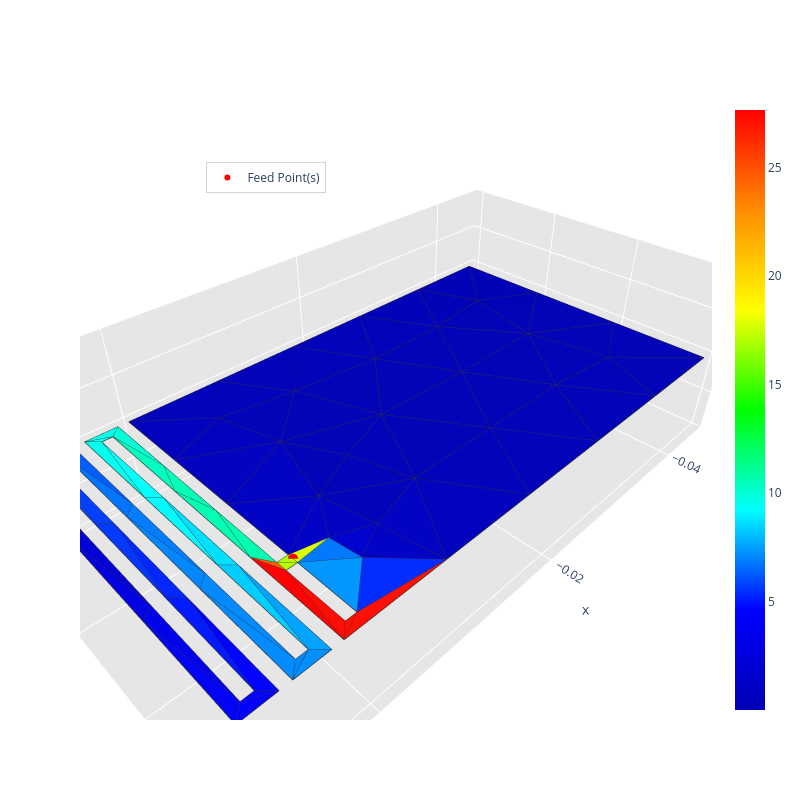
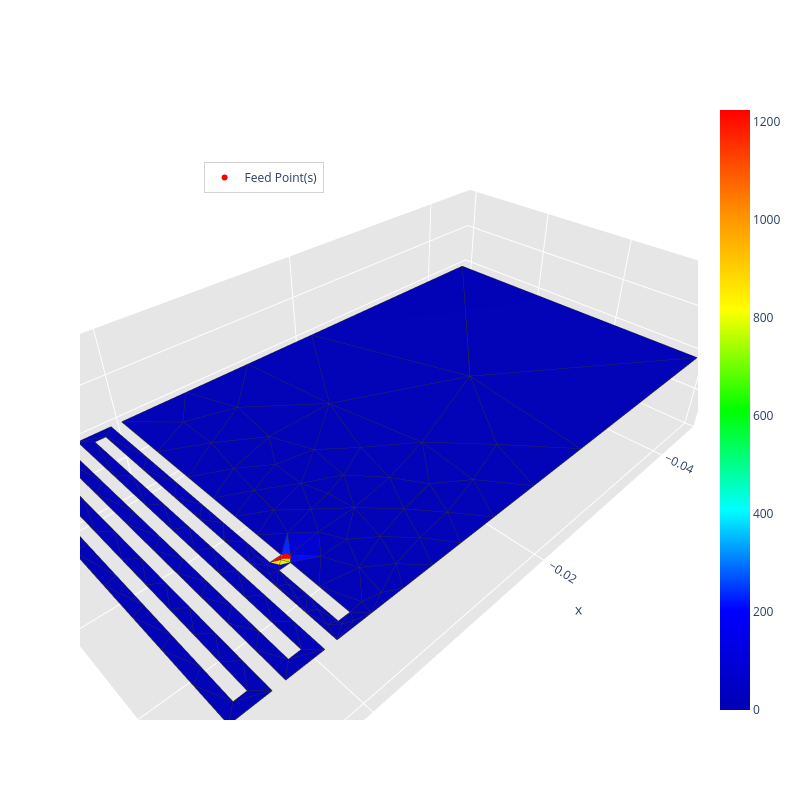
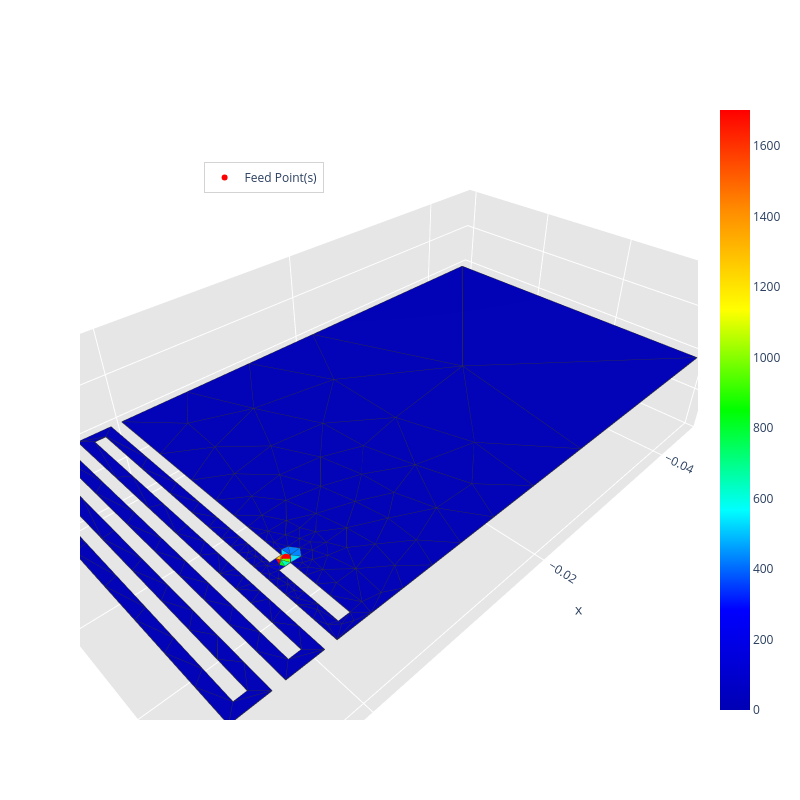
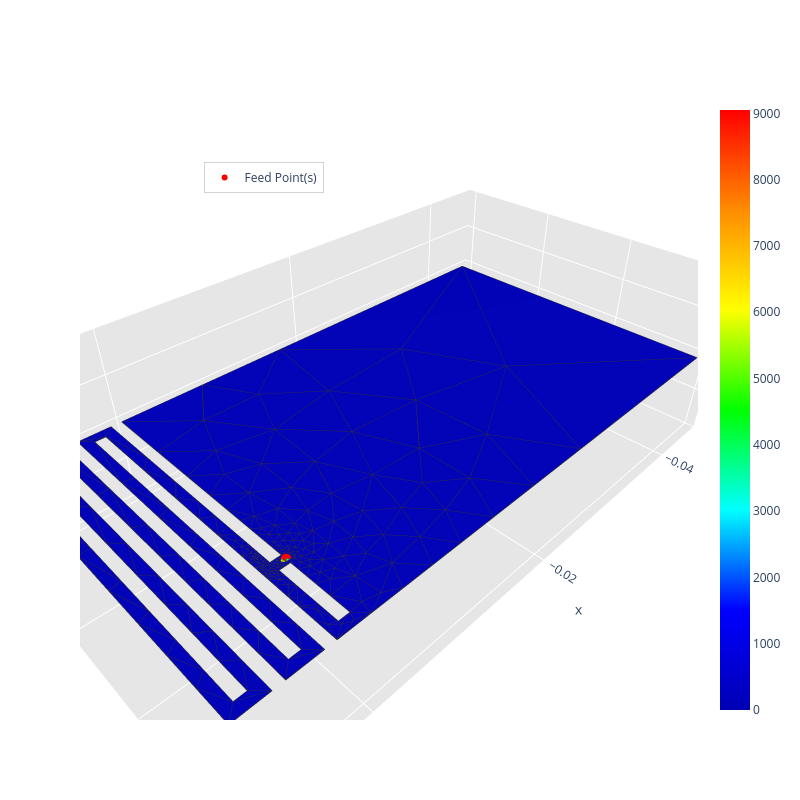

The notebook cell these images were saved under, in order:
### Code cell
run_radiation_refinement(config, sizes, grid_points, radius_vicinity, path, frequency, feed_point)

### Figure 1 — Plotly figure (JSON) as saved in the notebook; plotly's stock layout.template omitted (floating-point values rounded to 4 significant figures; data arrays with more than 128 entries replaced by an {"elided": "..."} marker saying what was removed)
{"data": [{"facecolor": ["rgb(0, 0, 189)", "rgb(0, 0, 181)", "rgb(0, 0, 191)", "rgb(0, 0, 181)", "rgb(0, 0, 194)", "rgb(0, 0, 186)", "rgb(0, 0, 183)", "rgb(0, 0, 181)", "rgb(0, 0, 193)", "rgb(0, 0, 181)", "rgb(0, 0, 181)", "rgb(0, 0, 181)", "rgb(0, 0, 184)", "rgb(0, 0, 182)", "rgb(0, 0, 183)", "rgb(0, 0, 182)", "rgb(0, 0, 182)", "rgb(0, 0, 182)", "rgb(0, 0, 181)", "rgb(0, 0, 185)", "rgb(0, 0, 181)", "rgb(0, 0, 188)", "rgb(0, 0, 183)", "rgb(0, 0, 180)", "rgb(0, 0, 181)", "rgb(0, 0, 183)", "rgb(0, 0, 185)", "rgb(0, 0, 181)", "rgb(0, 0, 180)", "rgb(0, 0, 180)", "rgb(0, 0, 181)", "rgb(0, 0, 181)", "rgb(0, 0, 181)", "rgb(0, 0, 196)", "rgb(0, 0, 181)", "rgb(0, 0, 187)", "rgb(0, 0, 183)", "rgb(0, 0, 182)", "rgb(0, 0, 195)", "rgb(0, 0, 182)", "rgb(0, 0, 180)", "rgb(0, 0, 180)", "rgb(0, 0, 182)", "rgb(0, 0, 190)", "rgb(0, 0, 180)", "rgb(0, 0, 181)", "rgb(0, 0, 180)", "rgb(0, 118, 255)", "rgb(0, 0, 204)", "rgb(255, 10, 0)", "rgb(217, 255, 0)", "rgb(0, 255, 230)", "rgb(0, 141, 255)", "rgb(0, 134, 255)", "rgb(0, 255, 237)", "rgb(0, 67, 255)", "rgb(0, 75, 255)", "rgb(0, 0, 251)", "rgb(0, 0, 248)", "rgb(180, 255, 0)", "rgb(175, 255, 0)", "rgb(0, 148, 255)", "rgb(255, 89, 0)", "rgb(255, 9, 0)", "rgb(255, 0, 0)", "rgb(0, 255, 174)", "rgb(255, 13, 0)", "rgb(0, 255, 213)", "rgb(0, 255, 189)", "rgb(0, 255, 236)", "rgb(0, 255, 249)", "rgb(0, 161, 255)", "rgb(0, 137, 255)", "rgb(0, 91, 255)", "rgb(0, 113, 255)", "rgb(0, 69, 255)", "rgb(0, 60, 255)", "rgb(0, 0, 254)", "rgb(0, 0, 242)", "rgb(0, 0, 203)", "rgb(0, 0, 230)", "rgb(0, 24, 255)", "rgb(0, 135, 255)", "rgb(0, 201, 255)", "rgb(0, 53, 255)", "rgb(0, 36, 255)", "rgb(0, 0, 210)", "rgb(0, 0, 223)", "rgb(0, 220, 255)", "rgb(0, 248, 255)", "rgb(0, 132, 255)", "rgb(0, 122, 255)", "rgb(0, 255, 176)", "rgb(0, 255, 181)", "rgb(0, 0, 185)", "rgb(0, 42, 255)"], "i": [55, 70, 54, 62, 54, 59, 57, 61, 59, 67, 66, 64, 72, 57, 58, 30, 31, 30, 68, 64, 65, 55, 29, 33, 66, 64, 28, 67, 4, 32, 67, 56, 6, 60, 66, 5, 61, 60, 63, 64, 68, 70, 62, 60, 70, 31, 33, 0, 69, 26, 3, 24, 11, 22, 9, 12, 21, 19, 18, 0, 2, 0, 1, 26, 7, 34, 7, 8, 52, 9, 51, 23, 22, 12, 48, 13, 47, 19, 18, 43, 42, 41, 38, 37, 40, 46, 43, 45, 50, 36, 49, 39, 53, 35, 16, 27], "j": [67, 71, 67, 71, 60, 64, 65, 71, 73, 76, 71, 66, 76, 62, 65, 61, 68, 68, 71, 65, 71, 76, 72, 70, 72, 73, 76, 72, 74, 75, 77, 74, 75, 69, 77, 76, 72, 77, 73, 77, 75, 74, 74, 73, 75, 75, 74, 69, 73, 27, 69, 25, 23, 23, 24, 13, 12, 14, 14, 1, 3, 63, 34, 7, 34, 53, 27, 25, 35, 51, 9, 37, 11, 21, 39, 47, 13, 41, 15, 16, 45, 19, 49, 23, 46, 40, 44, 42, 36, 50, 38, 48, 34, 52, 17, 63], "k": [54, 68, 60, 70, 3, 58, 62, 66, 64, 72, 65, 65, 28, 56, 57, 29, 30, 61, 61, 58, 62, 67, 28, 32, 61, 60, 5, 66, 33, 6, 60, 4, 31, 3, 67, 55, 29, 64, 59, 66, 70, 62, 56, 69, 32, 68, 70, 63, 63, 7, 0, 8, 10, 11, 8, 20, 20, 18, 15, 2, 0, 27, 2, 1, 1, 2, 59, 52, 8, 24, 36, 10, 38, 48, 12, 20, 40, 14, 42, 44, 18, 46, 22, 50, 47, 41, 45, 43, 37, 51, 39, 49, 35, 53, 44, 59], "name": "", "type": "mesh3d", "x": [0.0, 0.001, 0.001, 0.0, -0.045, 0.0, -0.045, 0.002, 0.002, 0.003, 0.003, 0.006, 0.006, 0.007, 0.007, 0.01, 0.01, 0.009, 0.009, 0.008, 0.008, 0.005, 0.005, 0.004, 0.004, 0.001, 0.001, 0.0, -0.009, -0.018, -0.027, -0.036, -0.045, -0.045, 0.002, 0.002, 0.003, 0.003, 0.006, 0.006, 0.007, 0.007, 0.01, 0.01, 0.009, 0.009, 0.008, 0.008, 0.005, 0.005, 0.004, 0.004, 0.001, 0.001, 0.0, 0.0, -0.0356, -0.0262, -0.0168, -0.0074, -0.005413, -0.02212, -0.03076, -0.003448, -0.01202, -0.02131, -0.01611, -0.007505, -0.0312, -0.00306, -0.03671, -0.02634, -0.01309, -0.006469, -0.03849, -0.03873, -0.005788, -0.01024], "y": [0.023, 0.023, 0.022, 0.022, 0.03, 0.0, 0.0, 0.03, 0.001, 0.001, 0.03, 0.03, 0.001, 0.001, 0.03, 0.03, 4.337e-19, 4.337e-19, 0.029, 0.029, 4.337e-19, 4.337e-19, 0.029, 0.029, 4.337e-19, 4.337e-19, 0.029, 0.029, 0.0, 0.0, 0.0, 0.0, 0.01, 0.02, 0.02033, 0.01067, 0.01067, 0.02033, 0.02033, 0.01067, 0.01067, 0.02033, 0.02, 0.01, 0.009667, 0.01933, 0.01933, 0.009667, 0.009667, 0.01933, 0.01933, 0.009667, 0.007333, 0.01467, 0.01467, 0.007333, 0.03, 0.03, 0.03, 0.03, 0.01882, 0.007464, 0.02262, 0.0258, 0.02256, 0.02255, 0.01457, 0.01147, 0.007415, 0.02271, 0.01499, 0.015, 0.006391, 0.02413, 0.02337, 0.006555, 0.005001, 0.01671], "z": [0.0, 0.0, 0.0, 0.0, 0.0, 0.0, 0.0, 0.0, 0.0, 0.0, 0.0, 0.0, 0.0, 0.0, 0.0, 0.0, 0.0, 0.0, 0.0, 0.0, 0.0, 0.0, 0.0, 0.0, 0.0, 0.0, 0.0, 0.0, 0.0, 0.0, 0.0, 0.0, 0.0, 0.0, 0.0, 0.0, 0.0, 0.0, 0.0, 0.0, 0.0, 0.0, 0.0, 0.0, 0.0, 0.0, 0.0, 0.0, 0.0, 0.0, 0.0, 0.0, 0.0, 0.0, 0.0, 0.0, 0.0, 0.0, 0.0, 0.0, 0.0, 0.0, 0.0, 0.0, 0.0, 0.0, 0.0, 0.0, 0.0, 0.0, 0.0, 0.0, 0.0, 0.0, 0.0, 0.0, 0.0, 0.0]}, {"line": {"color": "rgb(50, 50, 50)", "width": 1.5}, "mode": "lines", "showlegend": false, "type": "scatter3d", "x": {"elided": "480 float values"}, "y": {"elided": "480 float values"}, "z": {"elided": "480 int values"}}, {"hoverinfo": "none", "marker": {"color": [0.01571, 27.65], "colorscale": [[0, "rgb(0, 0, 180)"], [0.1667, "rgb(0, 0, 255)"], [0.3333, "rgb(0, 255, 255)"], [0.5, "rgb(0, 255, 0)"], [0.6667, "rgb(255, 255, 0)"], [0.8333, "rgb(255, 140, 0)"], [1, "rgb(255, 0, 0)"]], "showscale": true, "size": 0.1}, "mode": "markers", "showlegend": false, "type": "scatter3d", "x": [0.0], "y": [0.023], "z": [0.0]}, {"marker": {"color": "red", "size": 6, "symbol": "circle"}, "mode": "markers+text", "name": "Feed Point(s)", "type": "scatter3d", "x": [0.0], "y": [0.0225], "z": [0.0]}], "layout": {"height": 800, "legend": {"bgcolor": "rgba(255,255,255,0.7)", "bordercolor": "lightgray", "borderwidth": 1, "x": 0.2, "xanchor": "left", "y": 0.9, "yanchor": "top"}, "scene": {"aspectratio": {"x": 1, "y": 0.5455, "z": 0.3}, "camera": {"eye": {"x": 0.65, "y": 0.65, "z": 0.65}}, "xaxis": {"backgroundcolor": "rgb(230, 230, 230)", "gridcolor": "rgb(255, 255, 255)", "showbackground": true, "zerolinecolor": "rgb(255, 255, 255)"}, "yaxis": {"backgroundcolor": "rgb(230, 230, 230)", "gridcolor": "rgb(255, 255, 255)", "showbackground": true, "zerolinecolor": "rgb(255, 255, 255)"}, "zaxis": {"backgroundcolor": "rgb(230, 230, 230)", "gridcolor": "rgb(255, 255, 255)", "showbackground": true, "zerolinecolor": "rgb(255, 255, 255)"}}, "title": {"text": ""}, "width": 800}}

### Figure 2 — Plotly figure (JSON) as saved in the notebook; plotly's stock layout.template omitted (floating-point values rounded to 4 significant figures; data arrays with more than 128 entries replaced by an {"elided": "..."} marker saying what was removed)
{"data": [{"facecolor": {"elided": "203 str values"}, "i": {"elided": "203 int values"}, "j": {"elided": "203 int values"}, "k": {"elided": "203 int values"}, "name": "", "type": "mesh3d", "x": {"elided": "157 float values"}, "y": {"elided": "157 float values"}, "z": {"elided": "157 float values"}}, {"line": {"color": "rgb(50, 50, 50)", "width": 1.5}, "mode": "lines", "showlegend": false, "type": "scatter3d", "x": {"elided": "1015 float values"}, "y": {"elided": "1015 float values"}, "z": {"elided": "1015 int values"}}, {"hoverinfo": "none", "marker": {"color": [0.005242, 1224.0], "colorscale": [[0, "rgb(0, 0, 180)"], [0.1667, "rgb(0, 0, 255)"], [0.3333, "rgb(0, 255, 255)"], [0.5, "rgb(0, 255, 0)"], [0.6667, "rgb(255, 255, 0)"], [0.8333, "rgb(255, 140, 0)"], [1, "rgb(255, 0, 0)"]], "showscale": true, "size": 0.1}, "mode": "markers", "showlegend": false, "type": "scatter3d", "x": [0.002], "y": [0.03], "z": [0.0]}, {"marker": {"color": "red", "size": 6, "symbol": "circle"}, "mode": "markers+text", "name": "Feed Point(s)", "type": "scatter3d", "x": [0.0], "y": [0.0225], "z": [0.0]}], "layout": {"height": 800, "legend": {"bgcolor": "rgba(255,255,255,0.7)", "bordercolor": "lightgray", "borderwidth": 1, "x": 0.2, "xanchor": "left", "y": 0.9, "yanchor": "top"}, "scene": {"aspectratio": {"x": 1, "y": 0.5455, "z": 0.3}, "camera": {"eye": {"x": 0.65, "y": 0.65, "z": 0.65}}, "xaxis": {"backgroundcolor": "rgb(230, 230, 230)", "gridcolor": "rgb(255, 255, 255)", "showbackground": true, "zerolinecolor": "rgb(255, 255, 255)"}, "yaxis": {"backgroundcolor": "rgb(230, 230, 230)", "gridcolor": "rgb(255, 255, 255)", "showbackground": true, "zerolinecolor": "rgb(255, 255, 255)"}, "zaxis": {"backgroundcolor": "rgb(230, 230, 230)", "gridcolor": "rgb(255, 255, 255)", "showbackground": true, "zerolinecolor": "rgb(255, 255, 255)"}}, "title": {"text": ""}, "width": 800}}

### Figure 3 — Plotly figure (JSON) as saved in the notebook; plotly's stock layout.template omitted (floating-point values rounded to 4 significant figures; data arrays with more than 128 entries replaced by an {"elided": "..."} marker saying what was removed)
{"data": [{"facecolor": {"elided": "278 str values"}, "i": {"elided": "278 int values"}, "j": {"elided": "278 int values"}, "k": {"elided": "278 int values"}, "name": "", "type": "mesh3d", "x": {"elided": "209 float values"}, "y": {"elided": "209 float values"}, "z": {"elided": "209 float values"}}, {"line": {"color": "rgb(50, 50, 50)", "width": 1.5}, "mode": "lines", "showlegend": false, "type": "scatter3d", "x": {"elided": "1390 float values"}, "y": {"elided": "1390 float values"}, "z": {"elided": "1390 int values"}}, {"hoverinfo": "none", "marker": {"color": [0.003834, 1703.0], "colorscale": [[0, "rgb(0, 0, 180)"], [0.1667, "rgb(0, 0, 255)"], [0.3333, "rgb(0, 255, 255)"], [0.5, "rgb(0, 255, 0)"], [0.6667, "rgb(255, 255, 0)"], [0.8333, "rgb(255, 140, 0)"], [1, "rgb(255, 0, 0)"]], "showscale": true, "size": 0.1}, "mode": "markers", "showlegend": false, "type": "scatter3d", "x": [0.002], "y": [0.03], "z": [0.0]}, {"marker": {"color": "red", "size": 6, "symbol": "circle"}, "mode": "markers+text", "name": "Feed Point(s)", "type": "scatter3d", "x": [0.0], "y": [0.0225], "z": [0.0]}], "layout": {"height": 800, "legend": {"bgcolor": "rgba(255,255,255,0.7)", "bordercolor": "lightgray", "borderwidth": 1, "x": 0.2, "xanchor": "left", "y": 0.9, "yanchor": "top"}, "scene": {"aspectratio": {"x": 1, "y": 0.5455, "z": 0.3}, "camera": {"eye": {"x": 0.65, "y": 0.65, "z": 0.65}}, "xaxis": {"backgroundcolor": "rgb(230, 230, 230)", "gridcolor": "rgb(255, 255, 255)", "showbackground": true, "zerolinecolor": "rgb(255, 255, 255)"}, "yaxis": {"backgroundcolor": "rgb(230, 230, 230)", "gridcolor": "rgb(255, 255, 255)", "showbackground": true, "zerolinecolor": "rgb(255, 255, 255)"}, "zaxis": {"backgroundcolor": "rgb(230, 230, 230)", "gridcolor": "rgb(255, 255, 255)", "showbackground": true, "zerolinecolor": "rgb(255, 255, 255)"}}, "title": {"text": ""}, "width": 800}}

### Figure 4 — Plotly figure (JSON) as saved in the notebook; plotly's stock layout.template omitted (floating-point values rounded to 4 significant figures; data arrays with more than 128 entries replaced by an {"elided": "..."} marker saying what was removed)
{"data": [{"facecolor": {"elided": "421 str values"}, "i": {"elided": "421 int values"}, "j": {"elided": "421 int values"}, "k": {"elided": "421 int values"}, "name": "", "type": "mesh3d", "x": {"elided": "283 float values"}, "y": {"elided": "283 float values"}, "z": {"elided": "283 float values"}}, {"line": {"color": "rgb(50, 50, 50)", "width": 1.5}, "mode": "lines", "showlegend": false, "type": "scatter3d", "x": {"elided": "2105 float values"}, "y": {"elided": "2105 float values"}, "z": {"elided": "2105 int values"}}, {"hoverinfo": "none", "marker": {"color": [0.001159, 9052.0], "colorscale": [[0, "rgb(0, 0, 180)"], [0.1667, "rgb(0, 0, 255)"], [0.3333, "rgb(0, 255, 255)"], [0.5, "rgb(0, 255, 0)"], [0.6667, "rgb(255, 255, 0)"], [0.8333, "rgb(255, 140, 0)"], [1, "rgb(255, 0, 0)"]], "showscale": true, "size": 0.1}, "mode": "markers", "showlegend": false, "type": "scatter3d", "x": [0.002], "y": [0.03], "z": [0.0]}, {"marker": {"color": "red", "size": 6, "symbol": "circle"}, "mode": "markers+text", "name": "Feed Point(s)", "type": "scatter3d", "x": [0.0], "y": [0.0225], "z": [0.0]}], "layout": {"height": 800, "legend": {"bgcolor": "rgba(255,255,255,0.7)", "bordercolor": "lightgray", "borderwidth": 1, "x": 0.2, "xanchor": "left", "y": 0.9, "yanchor": "top"}, "scene": {"aspectratio": {"x": 1, "y": 0.5455, "z": 0.3}, "camera": {"eye": {"x": 0.65, "y": 0.65, "z": 0.65}}, "xaxis": {"backgroundcolor": "rgb(230, 230, 230)", "gridcolor": "rgb(255, 255, 255)", "showbackground": true, "zerolinecolor": "rgb(255, 255, 255)"}, "yaxis": {"backgroundcolor": "rgb(230, 230, 230)", "gridcolor": "rgb(255, 255, 255)", "showbackground": true, "zerolinecolor": "rgb(255, 255, 255)"}, "zaxis": {"backgroundcolor": "rgb(230, 230, 230)", "gridcolor": "rgb(255, 255, 255)", "showbackground": true, "zerolinecolor": "rgb(255, 255, 255)"}}, "title": {"text": ""}, "width": 800}}
